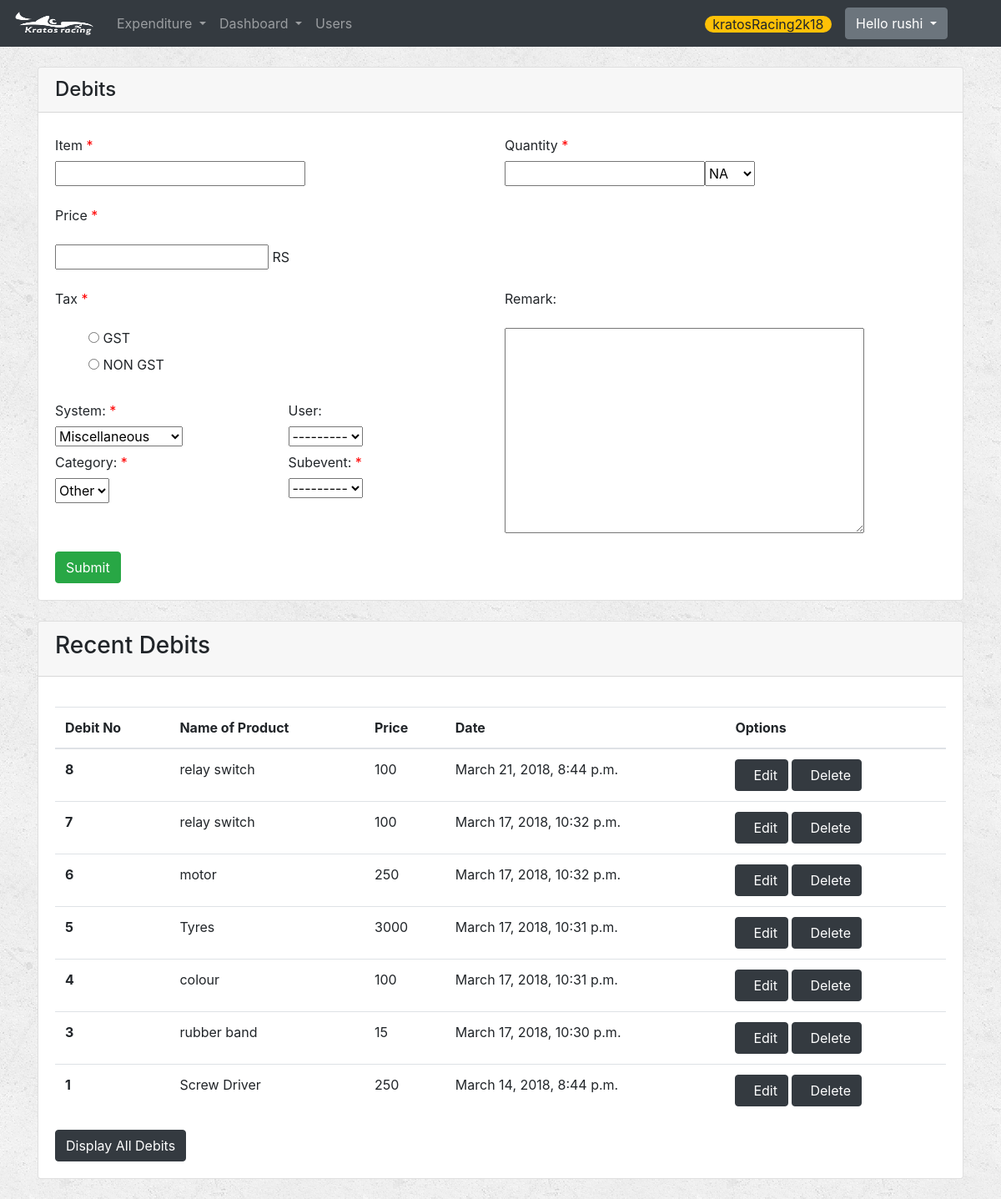
Screenshot of /debits/ (signed in) with the database file from the repository.
### Expenditure/models.py (models this page shows, shortened)
class Variables(models.Model):
    name=models.CharField(max_length=20,unique=True)
    value=models.CharField(max_length=20)

class Debits(models.Model):
    product_name=models.CharField(max_length=250)
    quantity=models.IntegerField()
    unit=models.CharField(max_length=10,choices=QUANT_CHOICES,default='NA')  #NA -> Not Applied
    price=models.IntegerField()
    tax=models.BooleanField()       #1-GST 0-Not GST
    system=models.ForeignKey(System,default=1)
    remarks=models.TextField(blank=True)
    category=models.ForeignKey(Category,default=1)
    user=models.ForeignKey(User)
    event = models.ForeignKey(Event)
    subevent=models.ForeignKey(SubEvent,default=1)
    date_time=models.DateTimeField(default=now, blank=True)

### Expenditure/views.py (the view, shortened to what this page needs)
# urls.py: url(r'^debits/$', views.debits,name='debits'),
def debits(request):
    if request.user.is_authenticated():
        event_obj = Event.objects.all()
        subevent_obj = SubEvent.objects.all()
        system_obj = System.objects.all()
        category_obj = Category.objects.all()
        if not event_obj or not subevent_obj or not system_obj or not category_obj:  # means is no event is created yet
            return redirect('Expenditure:account')
        if not request.user.has_perm('Expenditure.add_Debits'):
            return render(request, 'Expenditure/permission_error.html')
        form = DebitsForm(request.POST or None)
        debits_object = Debits.objects.filter(
            event=Event.objects.get(event_name=Variables.objects.get(name="ongoing_event").value))
        debits_object = debits_object.order_by('-date_time')[:10]
        context = {
            "form": form,
            "debits": debits_object,
            "ongoing_event": Variables.objects.get(name="ongoing_event"),
        }
        return render(request, 'Expenditure/debit_form.html', context)
    else:
        return render(request, 'Expenditure/login.html')

### Expenditure/forms.py
class DebitsForm(forms.ModelForm):
    CHOICES = [(True, 'GST'),
               (False, 'NON GST')]
    tax = forms.ChoiceField(choices=CHOICES, widget=forms.RadioSelect())
    users = forms.ModelChoiceField(queryset=User_info.objects.all(),required=False)
    subevents=forms.ModelChoiceField(queryset=SubEvent.objects.all())
    class Meta:
        model = Debits
        fields = ['product_name','quantity','unit','price','tax','system','remarks','category','users','subevents']

### Expenditure/models.py (called while the page is built)
    def __str__(self):
        return self.category_name

    def __str__(self):
        return self.system_name

    def __str__(self):
        return self.subevent_name

    def __str__(self):
        return self.user.username

### Expenditure/templates/Expenditure/debit_form.html (shortened to what this page needs)
{% extends 'Expenditure/base.html' %}
{% block body %}
{% load staticfiles %}
<div class="container">
    <div class="card mt-4">
        <h4 class="card-header">Debits</h4>
        <div class="card-body">
            <form class="form-horizontal" role="form" action="" method="post" enctype="multipart/form-data">
                <div class="form-row">
                    <div class="form-group col-md-6">
                        <label  class="col-form-label">Item<span id="required"> * </span></label>
                        <div class="input-group">
                            <div class="ui-widget">
                        {{form.product_name}}
                            </div>
                        </div>
                    </div>
                    <div class="form-group col-md-6">
                        <label  class="col-form-label">Quantity<span id="required"> * </span></label>
                        <div class="input-group">
                            {{form.quantity}}
                            <div class="dropdown">
                                {{form.unit}}
                            </div>
                        </div>
                    </div>
                </div>
                <div class="form-row">
                    <div class="form-group col-md-6">
                        <label  class="col-form-label">Price<span id="required"> * </span></label>
                        {{form.price}} RS
                    </div>
                </div>
                <div class="form-row">
                    <div class="form-group col-md-6 ">
                        <div>
                            <label  class="col-form-label">Tax<span id="required"> * </span></label><br>
                            {{form.tax}}
                        </div>
                        <div class="row">
                            <div class="col-md-6">
                                    <label class="col-form-label">System:<span id="required"> * </span></label></br>
                                    {{form.system}}
                            </div>
                             <div class="col-md-6">
                                    <label  class="col-form-label">User:</label><br>
                                    {{form.users}}
                             </div>
                            </div>
                        <div class="row">
                            <div class="col-md-6">
                                <label class="col-form-label">Category:<span id="required"> * </span></label></br>
                                {{form.category}}
                            </div>
                            <div class="col-md-6">
                                <label class="col-form-label">Subevent:<span id="required"> * </span></label></br>
                                {{form.subevents}}
                            </div>
                        </div>
                    </div>
                    <div class="form-group col-md-6">
                        <label  class="col-form-label">Remark:</label>
                        {{form.remarks}}
                    </div>
                </div>
                <button type="submit" class="btn btn-success " onclick="this.disabled=true,this.form.submit();">Submit</button>
            </form>
        </div>
    </div>
    <br>
    <div class="card">
        <div class="card-header">
            <h3>Recent Debits</h3>
        </div>
        <div class="card-body">
            <p class="card-text">
            <table class="table">
            <thead class="thead-inverse">
            <tr>
                <th>Debit No</th>
                <th>Name of Product</th>
                <th>Price</th>
                <th>Date</th>
                <th>Options</th>
            </tr>
            </thead>
            <tbody>
            {% for debit in debits%}
            <tr>
                <th scope="row">{{debit.id}}</th>
                <td>{{debit.product_name}}</td>
                <td>{{debit.price}}</td>
                <td>{{debit.date_time}}</td>
                <td>
                    {% if perms.Expenditure.change_Debits %}
                    <a href="{% url 'Expenditure:edit_debit' debit.id %}">
                        <button type="button" class="btn btn-dark">
                            &nbsp; Edit
                        </button>
                    </a>
                    {%endif%}
                    {% if perms.Expenditure.delete_Debits %}
                    <a href="{% url 'Expenditure:delete_debit' debit.id %}">
                        <button type="button" class="btn btn-dark">
                            &nbsp; Delete
                        </button>
                    </a>
                    {%endif%}
                </td>
            </tr>
            {% endfor %}
            </tbody>
        </table>
    </p>
             <a href="{% url 'Expenditure:report_result' 'debits' 'all' %}">
            <button type="button" class="btn btn-dark center">Display All Debits</button>
             </a>
        </div>
    </div>
    <br>
</div>
{% endblock %}

### Expenditure/templates/Expenditure/base.html (shortened to what this page needs)
<!DOCTYPE html>
<html lang="en">
<head>
    {% load staticfiles %}
    <link rel="stylesheet" href="https://maxcdn.bootstrapcdn.com/bootstrap/4.0.0-beta/css/bootstrap.min.css">
    <link rel="stylesheet" href="{% static 'font-awesome-4.7.0/css/font-awesome.min.css' %}">
    <link rel="stylesheet" type="text/css" href="{% static 'Expenditure/style.css' %}"/>
    <link href="http://cdn.phpoll.com/css/animate.css" rel="stylesheet">
    <link rel="stylesheet" href="https://cdnjs.cloudflare.com/ajax/libs/jqueryui/1.12.1/jquery-ui.css">
</head>
<body>
<nav class="navbar sticky-top navbar-expand-lg navbar-dark bg-dark">
    <a class="navbar-brand" href="{% url 'Expenditure:index' %}">
    <img src="{%static 'logo.png'%}" width="100" height="30" class="d-inline-block align-top theme-white" alt="">
  </a>
  <div class="collapse navbar-collapse" id="navbarSupportedContent">
    <ul class="navbar-nav mr-auto">
      <li class="nav-item dropdown">
        <a class="nav-link dropdown-toggle theme-white"  id="id_expenditure_dropdown" data-toggle="dropdown" aria-haspopup="true" aria-expanded="false">
          Expenditure
        </a>
      </li>
      <li class="nav-item dropdown">
        <a class="nav-link dropdown-toggle theme-white" id="id_dashboard_dropdown" data-toggle="dropdown" aria-haspopup="true" aria-expanded="false">
          Dashboard
        </a>
      </li>
        <li class="nav-item">
            <a class="nav-link theme-white" href="{% url 'Expenditure:users' %}">
            Users
          </a>
        </li>
    </ul>
    <ul class="navbar-nav mr-5">
        <li class="nav-item mt-2 mr-3">
            <span class="badge-pill badge-warning">{{ ongoing_event.value }}</span>
        </li>
<div class="btn-group ">
  <button type="button" class="btn btn-secondary dropdown-toggle" data-toggle="dropdown" aria-haspopup="true" aria-expanded="false">
    Hello {{user.username}}
  </button>
</div>
    </ul>
  </div>
</nav>
{% block body %}
{% endblock %}
</body>
</html>

### Expenditure/static/Expenditure/style.css (style rules this page uses)
body { background: white url("images/background.png"); }
.navbar { border-radius: 0; }
.navbar-brand { font-family: 'Satisfy', cursive; }
#id_product_name { width:300px; height:30px; }
#id_quantity { width:240px; height:30px; }
#id_unit { height:30px; width:60px; }
#id_price { height:30px; }
#id_category { height:30px; }
ul { list-style-type: none; }
#required { color:Red; }

### rows the page displays
Variables: value "kratosRacing2k18"
Debits: id "8", product_name "relay switch", price "100", date_time "March 21, 2018, 8:44 p.m."
Debits: id "7", product_name "relay switch", price "100", date_time "March 17, 2018, 10:32 p.m."
Debits: id "6", product_name "motor", price "250", date_time "March 17, 2018, 10:32 p.m."
Debits: id "5", product_name "Tyres", price "3000", date_time "March 17, 2018, 10:31 p.m."
Debits: id "4", product_name "colour", price "100", date_time "March 17, 2018, 10:31 p.m."
Debits: id "3", product_name "rubber band", price "15", date_time "March 17, 2018, 10:30 p.m."
Debits: id "1", product_name "Screw Driver", price "250", date_time "March 14, 2018, 8:44 p.m."

### other values shown
{{ user.username }} "rushi"
